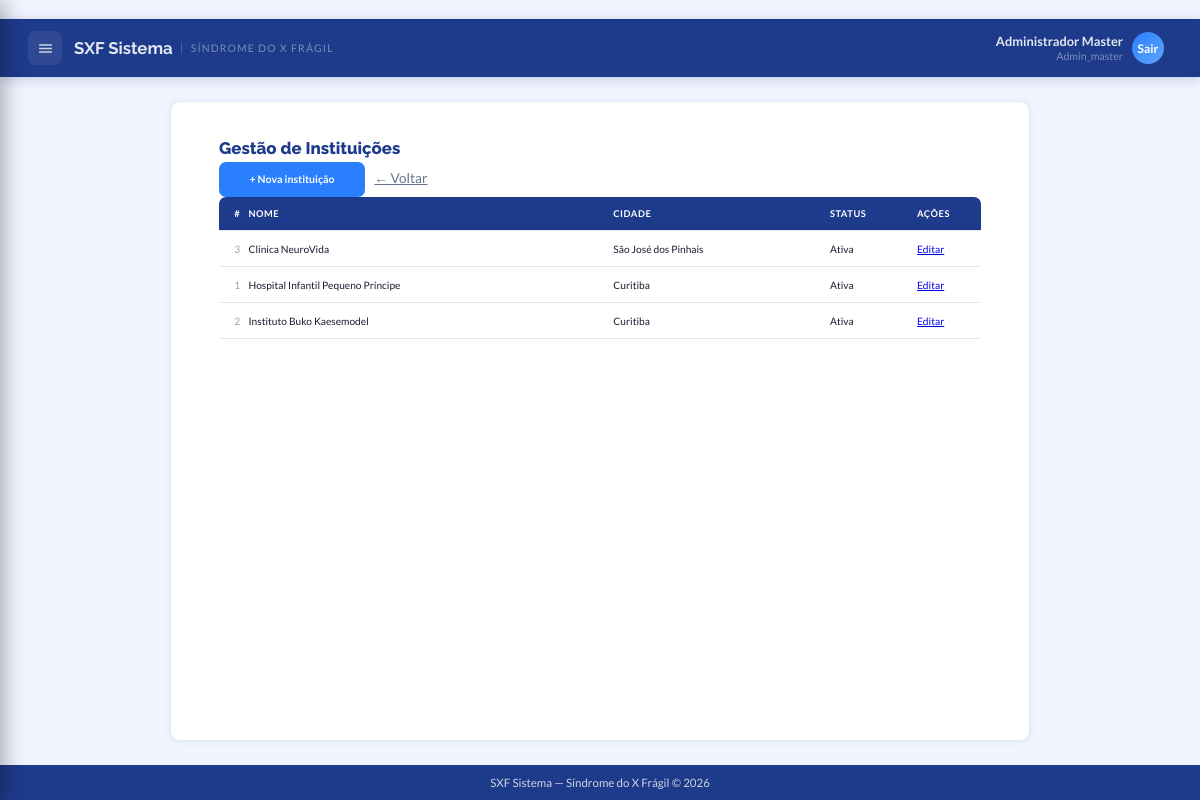
The page /admin/instituicoes (signed in) on the database its author committed.
### app/models.py (models this page shows, shortened)
class Usuario(UserMixin, db.Model):
    __tablename__ = "usuarios"
    id = db.Column(db.Integer, primary_key=True)
    role_id = db.Column(db.Integer, db.ForeignKey("roles.id"), nullable=False, default=Role.PROFISSIONAL)
    instituicao_id = db.Column(db.Integer, db.ForeignKey("instituicoes.id"), nullable=True)
    nome_completo = db.Column(db.String(150), nullable=False)
    email = db.Column(db.String(150), nullable=False, unique=True)
    senha_hash = db.Column(db.String(255), nullable=False)
    ativo = db.Column(db.Boolean, nullable=False, default=True)
    email_verificado = db.Column(db.Boolean, nullable=False, default=False)
    token_verificacao = db.Column(db.String(100))
    token_reset_senha = db.Column(db.String(100))
    token_reset_expira = db.Column(db.DateTime)
    ultimo_login = db.Column(db.DateTime)
    tentativas_login = db.Column(db.Integer, nullable=False, default=0)
    bloqueado_ate = db.Column(db.DateTime)
    paciente_id = db.Column(db.Integer, db.ForeignKey("pacientes.id"), nullable=True)
    criado_em = db.Column(db.DateTime, default=datetime.utcnow)
    atualizado_em = db.Column(db.DateTime, default=datetime.utcnow, onupdate=datetime.utcnow)
    role = db.relationship("Role", lazy="joined")
    instituicao = db.relationship("Instituicao", foreign_keys=[instituicao_id], lazy="joined")
    paciente_vinculo = db.relationship("Paciente", foreign_keys=[paciente_id], lazy="joined")
    @property
    def is_admin(self):
        return self.role_id in (Role.ADMIN_MASTER, Role.ADMIN)
    @property
    def is_admin_master(self):
        return self.role_id == Role.ADMIN_MASTER

class Role(db.Model):
    __tablename__ = "roles"
    id = db.Column(db.Integer, primary_key=True)
    nome = db.Column(db.String(50), nullable=False, unique=True)
    descricao = db.Column(db.String(255), nullable=False, default="")
    criado_em = db.Column(db.DateTime, default=datetime.utcnow)
    ADMIN_MASTER = 1
    ADMIN = 2
    PROFISSIONAL = 3
    PACIENTE = 4

class Instituicao(db.Model):
    __tablename__ = "instituicoes"
    id = db.Column(db.Integer, primary_key=True)
    nome = db.Column(db.String(200), nullable=False)
    cnpj = db.Column(db.String(18))
    endereco = db.Column(db.String(255))
    cidade = db.Column(db.String(100))
    estado = db.Column(db.String(2))
    cep = db.Column(db.String(10))
    telefone = db.Column(db.String(20))
    email = db.Column(db.String(150))
    ativa = db.Column(db.Boolean, nullable=False, default=True)
    criado_em = db.Column(db.DateTime, default=datetime.utcnow)
    atualizado_em = db.Column(db.DateTime, default=datetime.utcnow, onupdate=datetime.utcnow)

### app/admin.py (the view)
@admin_bp.route("/instituicoes")
@admin_master_required
def instituicoes_lista():
    instituicoes = Instituicao.query.order_by(Instituicao.nome).all()
    return render_template("admin/instituicoes_lista.html", instituicoes=instituicoes)

### app/app.py (called while the page is built)
@login_manager.user_loader
def load_user(user_id):
    from app.models import Usuario
    return Usuario.query.get(int(user_id))

### app/auth.py (called while the page is built)
def admin_master_required(f):
    @wraps(f)
    @login_required
    def decorated(*args, **kwargs):
        if not current_user.is_admin_master:
            flash("Acesso restrito ao administrador master.", "erro")
            return redirect(url_for("pacientes_lista"))
        return f(*args, **kwargs)
    return decorated

### app/models.py (called while the page is built)
    def process_result_value(self, value, dialect):
        if value is None:
            return None
        try:
            return _get_fernet().decrypt(value.encode()).decode()
        except (InvalidToken, Exception):
            return value  # Retorna como está se não estiver criptografado (migração)

### app/templates/admin/instituicoes_lista.html (shortened to what this page needs)
﻿{% extends "base_interno.html" %}
{% block estilos %}
<link rel="stylesheet" href="{{ url_for('static', filename='avaliacao/estilo_avaliacao.css') }}" />
{% endblock %}
{% block conteudo %}
<main id="ConteudoAvaliacao">
  <h1>Gestão de Instituições</h1>
  <p>
    <a class="btn-calcular" href="{{ url_for('admin.instituicao_nova') }}">+ Nova instituição</a>
    <a href="{{ url_for('admin.usuarios_lista') }}" style="font-size:.85rem;color:#64748B;">← Voltar</a>
  </p>
  <table class="tabela-sintomas">
    <thead>
      <tr>
        <th>#</th>
        <th>Nome</th>
        <th>Cidade</th>
        <th>Status</th>
        <th>Ações</th>
      </tr>
    </thead>
    <tbody>
      {% for inst in instituicoes %}
      <tr>
        <td style="color:#94A3B8;">{{ inst.id }}</td>
        <td>{{ inst.nome }}</td>
        <td>{{ inst.cidade or '—' }}</td>
        <td>{{ "Ativa" if inst.ativa else "Inativa" }}</td>
        <td>
          <a href="{{ url_for('admin.instituicao_editar', inst_id=inst.id) }}">Editar</a>
        </td>
      </tr>
      {% endfor %}
    </tbody>
  </table>
</main>
{% endblock %}

### app/templates/base_interno.html (shortened to what this page needs)
<!DOCTYPE html>
<html lang="pt-br">
  <head>
    <link rel="stylesheet" href="{{ url_for('static', filename='Abas_internas/menu_interno.css') }}" />
    {% block estilos %}{% endblock %}
  </head>
  <body>
    <header id="cabecalho">
      <div id="cabeçalho-esquerdo">
        <button id="botao-menu" aria-label="Abrir menu">
          <svg viewBox="0 0 24 24"><path d="M3 18h18v-2H3v2zm0-5h18v-2H3v2zm0-7v2h18V6H3z"/></svg>
        </button>
        <h1 id="titulo-sistema">
          SXF Sistema
          <span class="subtag">Síndrome do X Frágil</span>
        </h1>
      </div>
      <div id="cabeçalho-direito">
        <div id="usuario-cabecalho">
          <div id="usuario-info">
            <div id="usuario-nome">{{ current_user.nome_completo }}</div>
            <div id="usuario-cargo">{{ current_user.role.nome | capitalize }}</div>
          </div>
          <div id="usuario-avatar">
            <a href="{{ url_for('auth.logout') }}" title="Sair" style="color:inherit;text-decoration:none;">Sair</a>
          </div>
        </div>
      </div>
    </header>
    {% block conteudo %}{% endblock %}
    <footer>
      <p>SXF Sistema &mdash; Síndrome do X Frágil &copy; 2026</p>
    </footer>
  </body>
</html>

### app/static/Abas_internas/menu_interno.css (style rules this page uses)
:root { --azul: #2A7FFF; --azul-hover: #1a6fef; --azul-fundo: #EFF6FF; --azul-borda: #BFDBFE; --azul-dark: #1E3A8A; --bg: #F0F4FF; --bg-card: #FFFFFF; --borda: #E2E8F4; --texto: #1A1A2E; --suave: #64748B; --cinza: #94A3B8; --verde: #22C55E; --amarelo: #F59E0B; --vermelho: #EF4444; --fonte: 'Lato', sans-serif; --fonte-titulo:'Raleway', sans-serif; --radius: 10px; --sombra: 0 1px 6px rgba(30,58,138,.07); --t: .2s ease; }
* { margin: 0; padding: 0; box-sizing: border-box; font-family: var(--fonte); }
body { background: var(--bg); color: var(--texto); min-height: 100vh; }
input, button, textarea, select { font-family: var(--fonte); }
body { background-color: var(--azul-dark); }
#cabecalho { background: var(--azul-dark); display: flex; align-items: center; justify-content: space-between; padding: 0 28px; height: 58px; width: 100%; position: sticky; top: 0; z-index: 100; box-shadow: 0 2px 10px rgba(30,58,138,.22); }
#cabeçalho-esquerdo { display: flex; align-items: center; gap: 12px; }
#cabeçalho-direito { display: flex; align-items: center; gap: 8px; }
#botao-menu { width: 34px; height: 34px; background: rgba(255,255,255,.08); border: none; border-radius: 7px; cursor: pointer; fill: #CBD5E1; display: flex; align-items: center; justify-content: center; padding: 8px; transition: background var(--t); }
#botao-menu svg { width: 17px; height: 17px; pointer-events: none; }
#titulo-sistema { color: #E2E8F0; font-family: var(--fonte-titulo); font-size: 1.05rem; font-weight: 700; display: flex; align-items: center; gap: 8px; }
#titulo-sistema .subtag { font-family: var(--fonte); font-size: .65rem; font-weight: 400; color: rgba(203,213,225,.55); border-left: 1px solid rgba(203,213,225,.22); padding-left: 9px; letter-spacing: 1.2px; text-transform: uppercase; }
#usuario-cabecalho { display: flex; align-items: center; gap: 9px; cursor: pointer; padding: 4px 8px; border-radius: 7px; transition: background var(--t); }
#usuario-info { text-align: right; }
#usuario-nome { color: #E2E8F0; font-size: .8rem; font-weight: 700; line-height: 1.2; }
#usuario-cargo { color: rgba(203,213,225,.55); font-size: .66rem; }
#usuario-avatar { width: 32px; height: 32px; border-radius: 50%; background: linear-gradient(135deg, var(--azul), #60A5FA); color: #fff; font-size: .75rem; font-weight: 700; display: flex; align-items: center; justify-content: center; flex-shrink: 0; }
footer { width: 100%; background: var(--azul-dark); text-align: center; padding: 11px 0; font-size: .72rem; width: 100%; }
footer p { color: #CBD5E1; }

### app/static/avaliacao/estilo_avaliacao.css (style rules this page uses)
:root { --azul: #2A7FFF; --azul-hover: #1a6fef; --azul-fundo: #EFF6FF; --azul-borda: #BFDBFE; --azul-dark: #1E3A8A; --bg: #F0F4FF; --bg-card: #FFFFFF; --borda: #E2E8F4; --texto: #1A1A2E; --suave: #64748B; --cinza: #94A3B8; --verde: #22C55E; --amarelo: #F59E0B; --vermelho: #EF4444; --fonte: 'Lato', sans-serif; --fonte-titulo:'Raleway', sans-serif; --radius: 10px; --sombra: 0 1px 6px rgba(30,58,138,.07); --t: .2s ease; }
* { margin: 0; padding: 0; box-sizing: border-box; font-family: var(--fonte); }
body { background: var(--bg); color: var(--texto); min-height: 100vh; display: flex; flex-direction: column; }
#ConteudoAvaliacao, #ConteudoResultado { width: 90%; flex: 1; max-width: 860px; margin: 2% auto; padding: 3% 4%; background: var(--bg-card); border-radius: var(--radius); border: 1px solid var(--borda); box-shadow: var(--sombra); }
#ConteudoAvaliacao h1, #ConteudoResultado h1 { font-family: var(--fonte-titulo); color: var(--azul-dark); font-size: 1.4vw; font-weight: 800; margin-bottom: 0.5%; }
.tabela-sintomas { width: 100%; border-collapse: collapse; margin-bottom: 3%; font-size: .85vw; }
.tabela-sintomas th, .tabela-sintomas td { padding: 1.5% 2%; text-align: left; border-bottom: 1px solid var(--borda); }
.tabela-sintomas th { background: var(--azul-dark); color: #fff; font-weight: 700; font-size: .78vw; text-transform: uppercase; letter-spacing: .5px; }
.tabela-sintomas th:first-child { border-radius: 7px 0 0 0; }
.tabela-sintomas th:last-child { border-radius: 0 7px 0 0; }
.btn-calcular { display: inline-flex; align-items: center; gap: 1%; background: var(--azul); color: #fff; padding: 1.5% 4%; border: none; border-radius: 7px; font-size: .88vw; font-weight: 700; cursor: pointer; text-decoration: none; transition: all var(--t); white-space: nowrap; }

### app/templates/base_interno.html (style rules this page uses)
html { height: 100%; }
body { margin: 0; min-height: 100vh; display: flex; flex-direction: column; }
body > footer { margin-top: auto; }

### rows shown on the page
Usuario: nome_completo "Administrador Master"
Role: role.nome "Admin_master"
Instituicao: id "3", nome "Clínica NeuroVida", cidade "São José dos Pinhais", ativa "Ativa"
Instituicao: id "1", nome "Hospital Infantil Pequeno Príncipe", cidade "Curitiba", ativa "Ativa"
Instituicao: id "2", nome "Instituto Buko Kaesemodel", cidade "Curitiba", ativa "Ativa"
